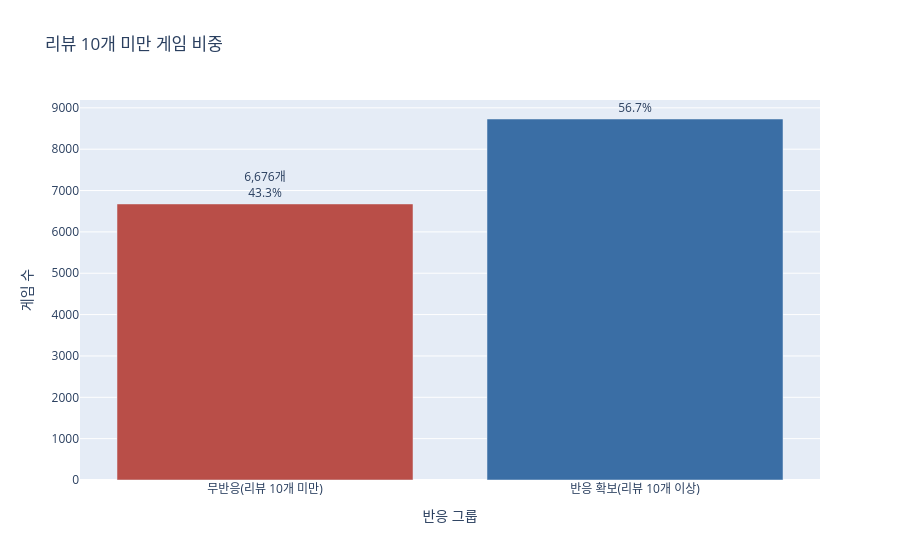
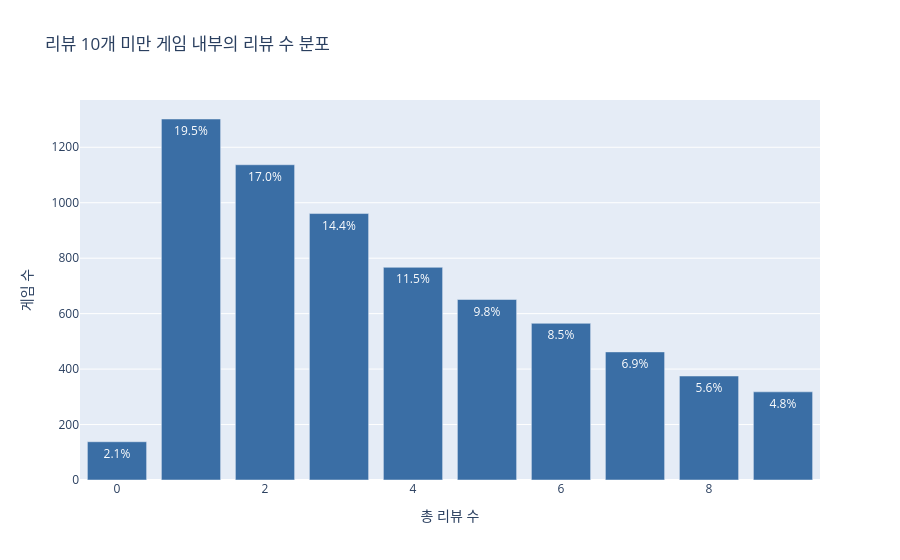

The code cell stored with these charts, in order, in its notebook:
### Markdown cell above
## 1. 실패 기준 정의와 전체 기준 비중

이 노트북에서는 `total_reviews < 10`을 “상업적 실패” 자체가 아니라, Steam에서 최소한의 초기 반응을 확보하지 못한 **무반응 게임**으로 정의한다.

비중을 볼 때는 `steam_indie_games_silence.csv` 내부만 보면 안 된다. 이 파일은 이미 리뷰 10개 미만 게임만 분리한 데이터이므로, 전체 시장 내 규모를 보려면 리뷰 10개 이상 게임인 `steam_indie_games.csv`와 합쳐서 비교해야 한다.

따라서 첫 분석은 전체 인디게임 표본에서 `리뷰 10개 미만`이 차지하는 비율을 확인하고, 그 다음에 무반응 그룹 내부의 리뷰 수 분포를 보조적으로 확인한다.

### Code cell
population_summary = (
    population_df.groupby("response_group")
    .agg(
        game_count=("appid", "nunique"),
        median_reviews=("total_reviews", "median"),
        avg_reviews=("total_reviews", "mean"),
    )
    .reset_index()
)
population_summary["ratio"] = population_summary["game_count"] / population_summary["game_count"].sum() * 100
population_summary["label"] = population_summary.apply(
    lambda row: f"{row['game_count']:,}개<br>{row['ratio']:.1f}%", axis=1
)

group_order = ["무반응(리뷰 10개 미만)", "반응 확보(리뷰 10개 이상)"]
population_summary["response_group"] = pd.Categorical(
    population_summary["response_group"], categories=group_order, ordered=True
)
population_summary = population_summary.sort_values("response_group")

display(population_summary.round(2))

fig = px.bar(
    population_summary,
    x="response_group",
    y="game_count",
    text="label",
    color="response_group",
    color_discrete_map={
        "무반응(리뷰 10개 미만)": COLOR_RISK,
        "반응 확보(리뷰 10개 이상)": COLOR_MAIN,
    },
    title="리뷰 10개 미만 게임 비중",
)
fig.update_traces(textposition="outside")
fig.update_layout(xaxis_title="반응 그룹", yaxis_title="게임 수", showlegend=False)
fig.show()

basic_summary = pd.DataFrame(
    {
        "지표": [
            "전체 표본 게임 수",
            "리뷰 10개 미만 게임 수",
            "리뷰 10개 미만 비율",
            "무반응 그룹 리뷰 수 중앙값",
            "무반응 그룹 리뷰 0개 게임 수",
            "무반응 그룹 리뷰 7~9개 기준 근접 게임 수",
            "무반응 그룹 출시 연도 범위",
        ],
        "값": [
            f"{len(population_df):,}",
            f"{len(df):,}",
            f"{len(df) / len(population_df) * 100:.1f}%",
            f"{df['total_reviews'].median():.0f}",
            f"{(df['total_reviews'] == 0).sum():,}",
            f"{df['total_reviews'].between(7, 9).sum():,}",
            f"{int(df['release_year'].min())}~{int(df['release_year'].max())}",
        ],
    }
)
display(basic_summary)

review_dist = df["total_reviews"].value_counts().sort_index().reset_index()
review_dist.columns = ["total_reviews", "game_count"]
review_dist["ratio"] = review_dist["game_count"] / review_dist["game_count"].sum() * 100

fig = px.bar(
    review_dist,
    x="total_reviews",
    y="game_count",
    text=review_dist["ratio"].map(lambda x: f"{x:.1f}%"),
    color_discrete_sequence=[COLOR_MAIN],
    title="리뷰 10개 미만 게임 내부의 리뷰 수 분포",
)
fig.update_layout(xaxis_title="총 리뷰 수", yaxis_title="게임 수", showlegend=False)
fig.show()

### Figure 1 — Plotly figure (JSON) as saved in the notebook; plotly's stock layout.template omitted (floating-point values rounded to 4 significant figures)
{"data": [{"hovertemplate": "response_group=%{x}<br>game_count=%{y}<br>label=%{text}<extra></extra>", "legendgroup": "무반응(리뷰 10개 미만)", "marker": {"color": "#B94E48", "pattern": {"shape": ""}}, "name": "무반응(리뷰 10개 미만)", "orientation": "v", "showlegend": true, "text": ["6,676개<br>43.3%"], "textposition": "outside", "type": "bar", "x": ["무반응(리뷰 10개 미만)"], "xaxis": "x", "y": [6676], "yaxis": "y"}, {"hovertemplate": "response_group=%{x}<br>game_count=%{y}<br>label=%{text}<extra></extra>", "legendgroup": "반응 확보(리뷰 10개 이상)", "marker": {"color": "#3A6EA5", "pattern": {"shape": ""}}, "name": "반응 확보(리뷰 10개 이상)", "orientation": "v", "showlegend": true, "text": ["8,730개<br>56.7%"], "textposition": "outside", "type": "bar", "x": ["반응 확보(리뷰 10개 이상)"], "xaxis": "x", "y": [8730], "yaxis": "y"}], "layout": {"barmode": "relative", "legend": {"title": {"text": "response_group"}, "tracegroupgap": 0}, "showlegend": false, "title": {"text": "리뷰 10개 미만 게임 비중"}, "xaxis": {"anchor": "y", "categoryarray": ["무반응(리뷰 10개 미만)", "반응 확보(리뷰 10개 이상)"], "categoryorder": "array", "domain": [0, 1], "title": {"text": "반응 그룹"}}, "yaxis": {"anchor": "x", "domain": [0, 1], "title": {"text": "게임 수"}}}}

### Figure 2 — Plotly figure (JSON) as saved in the notebook; plotly's stock layout.template omitted (floating-point values rounded to 4 significant figures)
{"data": [{"hovertemplate": "total_reviews=%{x}<br>game_count=%{y}<br>text=%{text}<extra></extra>", "legendgroup": "", "marker": {"color": "#3A6EA5", "pattern": {"shape": ""}}, "name": "", "orientation": "v", "showlegend": false, "text": ["2.1%", "19.5%", "17.0%", "14.4%", "11.5%", "9.8%", "8.5%", "6.9%", "5.6%", "4.8%"], "textposition": "auto", "type": "bar", "x": [0, 1, 2, 3, 4, 5, 6, 7, 8, 9], "xaxis": "x", "y": [138, 1302, 1137, 961, 767, 651, 565, 462, 375, 318], "yaxis": "y"}], "layout": {"barmode": "relative", "legend": {"tracegroupgap": 0}, "showlegend": false, "title": {"text": "리뷰 10개 미만 게임 내부의 리뷰 수 분포"}, "xaxis": {"anchor": "y", "domain": [0, 1], "title": {"text": "총 리뷰 수"}}, "yaxis": {"anchor": "x", "domain": [0, 1], "title": {"text": "게임 수"}}}}
